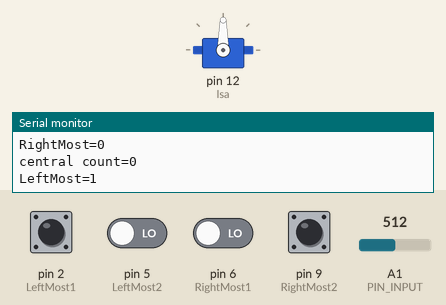
A sketch run on a simulated Arduino Uno, built with avr-gcc and run on an emulated ATmega328P. Shown: servo, the last lines printed to the serial monitor. The inputs (shaded band) are chosen by the test bench; at power-on: pin 2 (LeftMost1) HIGH, pin 5 (LeftMost2), pin 6 (RightMost1), pin 9 (RightMost2) LOW, A1 (PIN_INPUT) = 512.

Above: at 1.2 s.
1.3 s: pin 2 (LeftMost1) pulled LOW for 0.15 s
At 2.3 s:
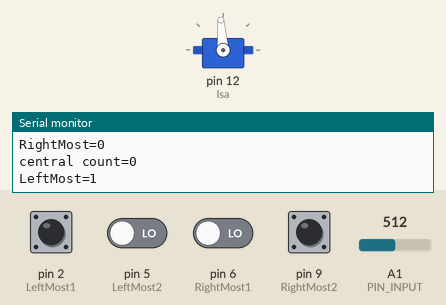
2.9 s: pin 2 (LeftMost1) pulled LOW for 1 s
6.9 s: pin 5 (LeftMost2) driven HIGH and pin 6 (RightMost1) driven HIGH
At 7.6 s:
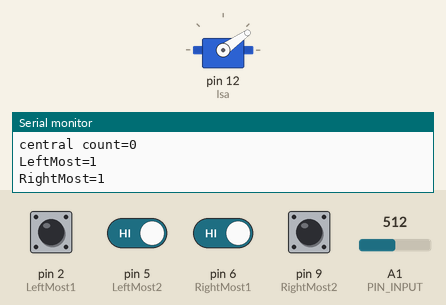
8.4 s: pin 9 (RightMost2) pulled HIGH for 0.15 s
At 8.8 s:
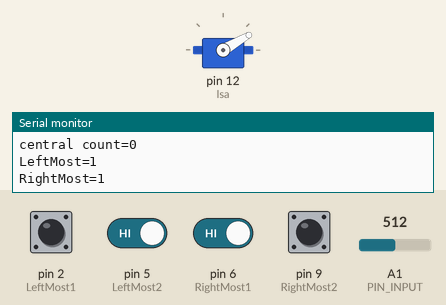
11.4 s: pin 5 (LeftMost2) driven LOW
14.4 s: pin 2 (LeftMost1) driven LOW and pin 5 (LeftMost2) driven HIGH
At 15.5 s:
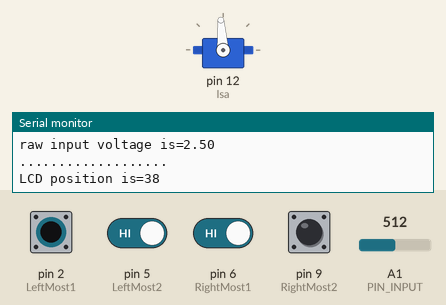
Timing chart, 0 to 17.4 s (numbered marks = the images above; inputs shaded):
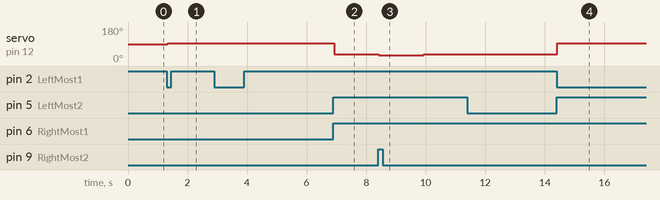

The sketch:

TURN_91.ino
```cpp
#include <PID_v1.h>
#include <Servo.h>

#define PIN_INPUT A1
#define LeftMost1 2  //U0
#define LeftMost2 5  //U3
#define RightMost1 6 //U4
#define RightMost2 9 //U7

Servo lsa;
int left1, left2, right1, right2;
int  LCD_pos;
int sval;
int RawInput = 0;
int count = 0;// countL = 0, countR = 0;
double RawV = 0;
double Kp = 1, Ki = 0, Kd = 0;
double Setpoint, Input, Output;
char condtn;
PID myPID(&Input, &Output, &Setpoint, Kp, Ki, Kd, DIRECT);
//double LCD_pos =  map( LCD_pos, 0, 70, -35, 35);
void setup()
{
  Setpoint = 70;
  lsa.attach(12);
  myPID.SetMode(AUTOMATIC);
  Serial.begin(9600);


}

void trace()
{
  RawInput = analogRead(PIN_INPUT);
  RawV =  RawInput * (5.0 / 1023.0);
  LCD_pos = ((RawV / 4.5) * 70);
  Input = LCD_pos ;
  myPID.Compute();
  sval = map(Output, 0, 70, 135, 45);
  lsa.write(sval);
  Serial.print("raw input value is=");
  Serial.println(RawInput);
  Serial.println("...........");
  Serial.print("raw input voltage is=");
  Serial.println(RawV);
  Serial.println("...................");
  Serial.print("LCD position is=");
  Serial.println(LCD_pos);
  Serial.println("........................");
  Serial.print("Servo angle is=");
  Serial.println(sval);
  Serial.println("________________________");
}

void loop()
{
  left1 = digitalRead(LeftMost1);
  right1 = digitalRead(RightMost1);
  left2 = digitalRead(LeftMost2);
  right2 = digitalRead(RightMost2);

  if (left1 == LOW && right2 == LOW)
  {
    trace();
  }


  if (left1 == HIGH && left2 == HIGH && right1 == HIGH && right2 == HIGH)
  {
    //count++;
    //if (count == 1)

      lsa.write(30);
      delay(1500);
   //   trace();

  }

  if (left1 == HIGH && left2 == HIGH && right1 == HIGH && right2 == LOW)

  {
    lsa.write(35);
    //lsa.write(30);
    delay(500);
    //trace();
  }

  if (left1 == LOW && left2 == HIGH && right1 == HIGH && right2 == HIGH)
  {
    lsa.write(155);
    //lsa.write(150);
    //delay(1500);
    trace();
  }
  /*else
    {
    trace();
    }*/


  Serial.print("central count=");
  Serial.println(count);
  Serial.print("LeftMost=");
  Serial.println(left1);
  Serial.print("RightMost=");
  Serial.println(right1);

}
```

Measured:
- after the input at 1.3 s, servo on pin 12 (lsa): 90° → 94° at once
- after the input at 6.9 s, servo on pin 12 (lsa): 94° → 35° at once
- after the input at 8.4 s, servo on pin 12 (lsa): 35° → 30° at once, → 35° 1.5 s later
- after the input at 14.4 s, servo on pin 12 (lsa): 35° → 94° at once
